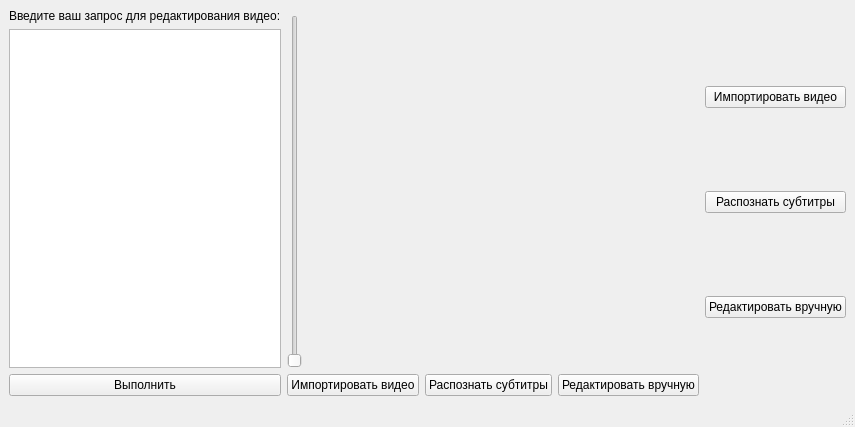
<?xml version="1.0" encoding="UTF-8"?>
<ui version="4.0">
	<class>AiVideo</class>
	<widget class="QMainWindow" name="AiVideo">
		<property name="geometry">
			<rect>
				<x>0</x>
				<y>0</y>
				<width>740</width>
				<height>427</height>
			</rect>
		</property>
		<widget class="QWidget" name="centralWidget">
			<layout class="QHBoxLayout" name="mainLayout">
				<item>
					<layout class="QVBoxLayout" name="leftPanelLayout">
						<item>
							<widget class="QLabel" name="label">
								<property name="text">
									<string>Введите ваш запрос для редактирования видео:</string>
								</property>
							</widget>
						</item>
						<item>
							<widget class="QTextEdit" name="instructionText"/>
						</item>
						<item>
							<widget class="QPushButton" name="runButton">
								<property name="text">
									<string>Выполнить</string>
								</property>
							</widget>
						</item>
					</layout>
				</item>
				<item>
					<layout class="QVBoxLayout" name="centerPanelLayout">
						<item>
							<widget class="QWidget" name="videoFrame" native="true"/>
						</item>
						<item>
							<widget class="QSlider" name="videoSlider"/>
						</item>
						<item>
							<layout class="QHBoxLayout" name="controlsLayout">
								<!-- Кнопки управления -->
							</layout>
						</item>
						<item>
							<layout class="QHBoxLayout" name="videoButtonsLayout">
								<item>
									<widget class="QPushButton" name="importButton">
										<property name="text">
											<string>Импортировать видео</string>
										</property>
									</widget>
								</item>
								<item>
									<widget class="QPushButton" name="recognizeButton">
										<property name="text">
											<string>Распознать субтитры</string>
										</property>
									</widget>
								</item>
								<item>
									<widget class="QPushButton" name="editButton">
										<property name="text">
											<string>Редактировать вручную</string>
										</property>
									</widget>
								</item>
							</layout>
						</item>
					</layout>

				</item>
				<item>
					<layout class="QVBoxLayout" name="rightPanelLayout">
						<item>
							<widget class="QPushButton" name="importButton">
								<property name="text">
									<string>Импортировать видео</string>
								</property>
							</widget>
						</item>
						<item>
							<widget class="QPushButton" name="recognizeButton">
								<property name="text">
									<string>Распознать субтитры</string>
								</property>
							</widget>
						</item>
						<item>
							<widget class="QPushButton" name="editButton">
								<property name="text">
									<string>Редактировать вручную</string>
								</property>
							</widget>
						</item>
					</layout>
				</item>
			</layout>
		</widget>
		<widget class="QStatusBar" name="statusBar"/>
	</widget>
	<resources/>
	<connections/>
</ui>
